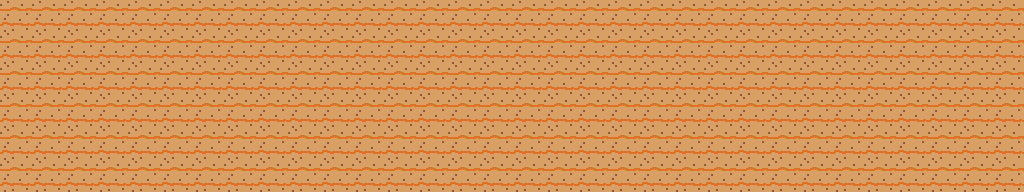

Below is a game level as drawn by its tile map, then a one-line description and the .tmx that defines it (tile-layer data replaced by summaries):
An orthogonal 32x6 tile map with 32x32 px tiles, 1 tile layer (Tile Layer 1).

<map version="1.0" orientation="orthogonal" renderorder="right-down" width="32" height="6" tilewidth="32" tileheight="32" nextobjectid="1">
 <tileset firstgid="1" name="dirt" tilewidth="32" tileheight="32">
  <image source="dirt.png" width="32" height="32" />
 </tileset>
 <layer name="Tile Layer 1" width="32" height="6">
  <data>[192 cells, 192 non-empty, 1 distinct tile ids]</data>
 </layer>
</map>